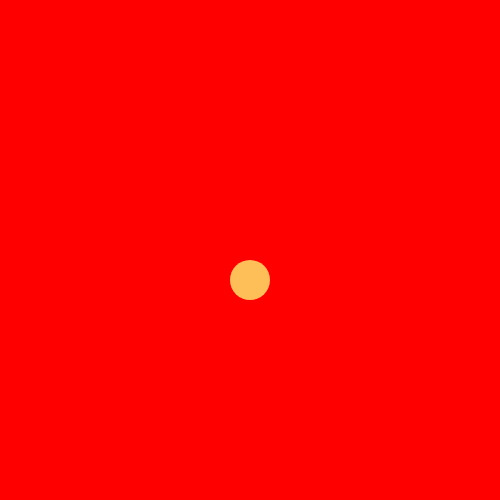
Frame 1 (no input)
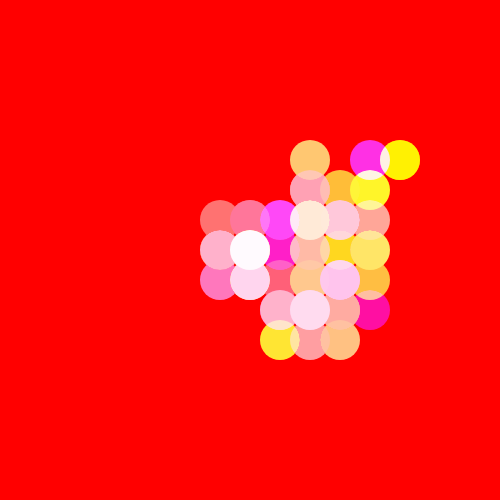
Frame 60 (no input)
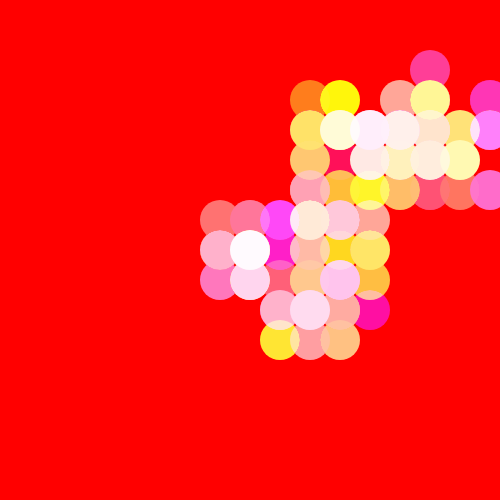
Frame 120 (the mouse pressed at the canvas centre since frame 60)

The p5.js sketch that drew these frames (run headless with seeded random() and noise() and a simulated clock; from frame 60 on, the mouse is pressed at the canvas centre):

// p5.js sketch
// ── sketch.js
//Random walk variations: Blend Mode
//Eevi Rutanen
//10.10.2020

var x, y;
var w = 40;
function setup(){
    createCanvas(500,500);
    x = width / 2;
    y = height / 2;
    background(255,0,0);
    noStroke();
    blendMode(LIGHTEST);
}
function draw(){
    var ran = random(4); 
    if(ran < 1) x+=w*0.75;
    else if(ran < 2) x-=w*0.75;
    else if(ran < 3) y+=w*0.75;
    else y-=w*0.75;
    fill(random(255),random(255),random(255));
    ellipse(x,y,w,w);   
}
